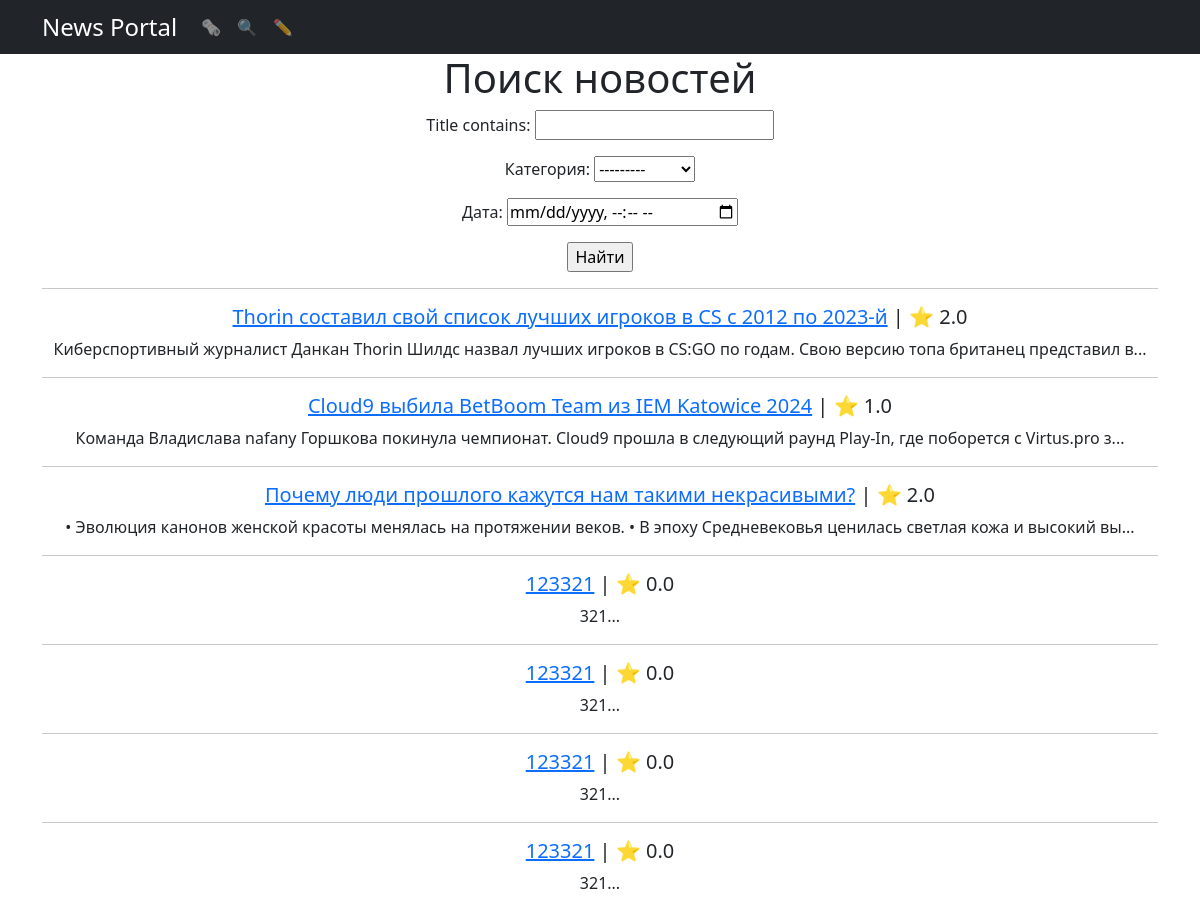
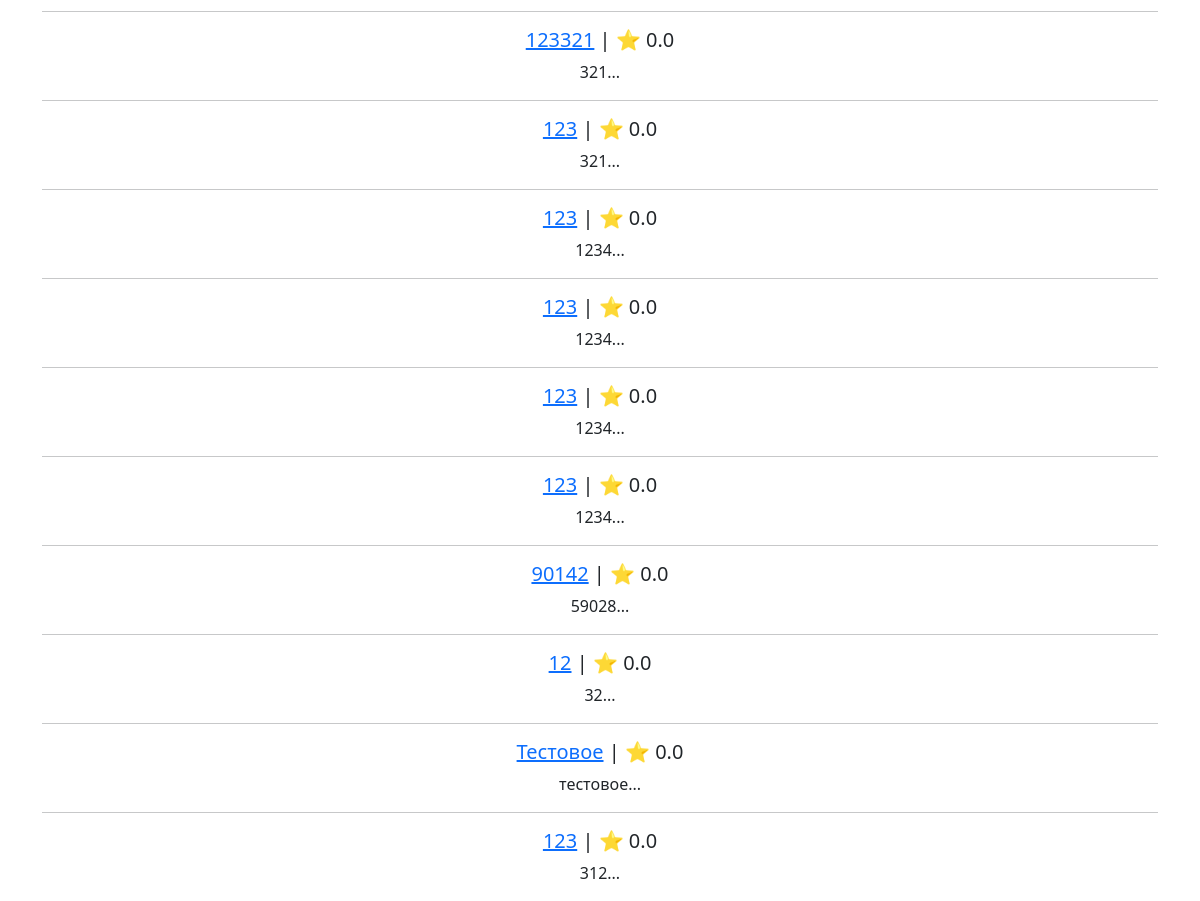
The page /search/ on the database as committed earlier (2 pictures, top to bottom).
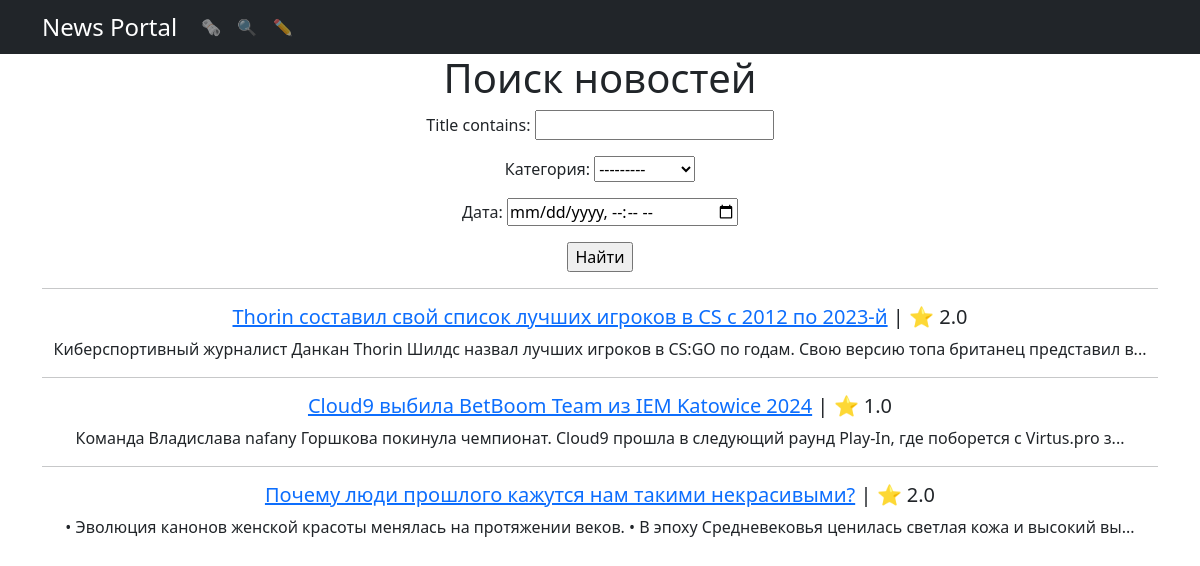
The same page on the database as committed later.
### news/models.py (models this page shows, shortened)
class Post(models.Model):
    content_type = models.CharField(max_length = 2,
                                  choices = CONTENT_TYPE,
                                  default = article)
    author = models.ForeignKey("Author", on_delete = models.CASCADE)
    datetime = models.DateTimeField(auto_now_add=True)
    category = models.ManyToManyField("Category", through='PostCategory')
    title = models.TextField()
    text = models.TextField()
    rating = models.FloatField(default=0)

### news/views.py (the view)
# urls.py: path('search/', SearchList.as_view(), name='search_list'),
class SearchList(ListView):
    queryset = Post.objects.order_by('datetime')
    template_name = 'search.html'
    context_object_name = 'news'
    def get_queryset(self):
        queryset = super().get_queryset()
        self.filterset = PostFilter(self.request.GET, queryset)
        return self.filterset.qs
    def get_context_data(self, **kwargs):
        context = super().get_context_data(**kwargs)
        context['filterset'] = self.filterset
        return context

### news/models.py (called while the page is built)
    def __str__(self):
        return self.name

### news/templatetags/custom_filters.py (called while the page is built)
@register.filter()
def preview_text(text):
    return f"{text[:124]}..."

### templates/search.html
{% extends 'flatpages/default.html' %}
{% load custom_filters %}
{% block content %}
    <h1>Поиск новостей</h1>
    <form action="" method="get">
        {{ filterset.form.as_p }}
        <input type="submit" value="Найти" />
    </form>
    {% if filterset.qs %}
        {% for post in filterset.qs %}
            <hr>
            <h5> <a href="{{post.id}}">{{ post.title }}</a>  | ⭐️ {{ post.rating }}</h5>
            <p>{{ post.text | preview_text}}</p>
        {% endfor %}
    {% else %}
    <h1 style="padding: 15% 5%">Ой 🫢</h1>
    <h5>По вашему запросу ничего не найдено</h5>
    {% endif %}
{% endblock content %}

### templates/flatpages/default.html (shortened to what this page needs)
<!DOCTYPE html>
<html lang="en">
    <head>
        {% load static %}
        <link href="{% static 'css/styles.css' %}" rel="stylesheet" />
    </head>
    <body>
        <nav class="navbar navbar-expand-lg navbar-dark bg-dark static-top">
            <div class="container">
                <a class="navbar-brand" href="/">News Portal</a>
                <div class="collapse navbar-collapse" id="navbarResponsive">
                    <ul class="navbar-nav ml-auto">
                        <li class="nav-item active">
                            <a class="nav-link" href="/">🗞
                            </a>
                        </li>
                        <li class="nav-item">
                            <a class="nav-link" href="/search/">🔍
                            </a>
                        </li>
                        <li class="nav-item">
                            <a class="nav-link" href="/create/news/">✏️
                            </a>
                        </li>
                    </ul>
                </div>
            </div>
         </nav>
         <div class="container">
            <div class="row">
                <div class="col-lg-12 text-center">
                    {% block content %}{% endblock content %}
                </div>
            </div>
         </div>
    </body>
</html>

Rows that differ between the two databases and show on the page:
removed Post: title "123321", rating "0.0", text|preview_text "321..."
removed Post: title "123321", rating "0.0", text|preview_text "321..."
removed Post: title "123321", rating "0.0", text|preview_text "321..."
removed Post: title "123321", rating "0.0", text|preview_text "321..."
removed Post: title "123321", rating "0.0", text|preview_text "321..."
removed Post: title "123", rating "0.0", text|preview_text "321..."
removed Post: title "123", rating "0.0", text|preview_text "1234..."
removed Post: title "123", rating "0.0", text|preview_text "1234..."
removed Post: title "123", rating "0.0", text|preview_text "1234..."
removed Post: title "123", rating "0.0", text|preview_text "1234..."
removed Post: title "90142", rating "0.0", text|preview_text "59028..."
removed Post: title "12", rating "0.0", text|preview_text "32..."
removed Post: title "Тестовое", rating "0.0", text|preview_text "тестовое..."
removed Post: title "123", rating "0.0", text|preview_text "312..."
